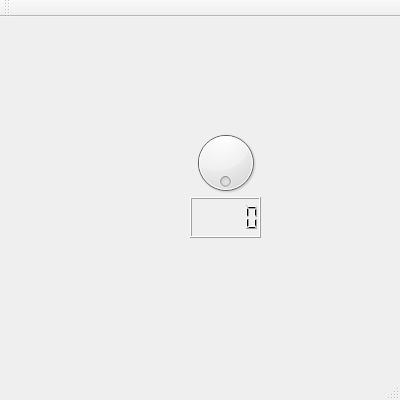
<?xml version="1.0" encoding="UTF-8"?>
<ui version="4.0">
 <class>MainWindow</class>
 <widget class="QMainWindow" name="MainWindow">
  <property name="geometry">
   <rect>
    <x>0</x>
    <y>0</y>
    <width>400</width>
    <height>400</height>
   </rect>
  </property>
  <property name="windowTitle">
   <string>MainWindow</string>
  </property>
  <widget class="QWidget" name="centralWidget">
   <widget class="QDial" name="dial">
    <property name="geometry">
     <rect>
      <x>190</x>
      <y>110</y>
      <width>71</width>
      <height>71</height>
     </rect>
    </property>
    <property name="maximum">
     <number>11</number>
    </property>
    <property name="pageStep">
     <number>1</number>
    </property>
    <property name="value">
     <number>11</number>
    </property>
    <property name="sliderPosition">
     <number>11</number>
    </property>
    <property name="wrapping">
     <bool>true</bool>
    </property>
    <property name="notchTarget">
     <double>3.700000000000000</double>
    </property>
   </widget>
   <widget class="QLCDNumber" name="lcdNumber">
    <property name="geometry">
     <rect>
      <x>190</x>
      <y>180</y>
      <width>71</width>
      <height>41</height>
     </rect>
    </property>
   </widget>
  </widget>
  <widget class="QMenuBar" name="menuBar">
   <property name="geometry">
    <rect>
     <x>0</x>
     <y>0</y>
     <width>400</width>
     <height>21</height>
    </rect>
   </property>
  </widget>
  <widget class="QToolBar" name="mainToolBar">
   <attribute name="toolBarArea">
    <enum>TopToolBarArea</enum>
   </attribute>
   <attribute name="toolBarBreak">
    <bool>false</bool>
   </attribute>
  </widget>
  <widget class="QStatusBar" name="statusBar"/>
 </widget>
 <layoutdefault spacing="6" margin="11"/>
 <resources/>
 <connections/>
</ui>
